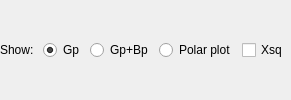
            <widget class="QWidget" name="page_spectra_topshow">
             <layout class="QHBoxLayout" name="horizontalLayout_2">
              <property name="leftMargin">
               <number>0</number>
              </property>
              <property name="topMargin">
               <number>0</number>
              </property>
              <property name="rightMargin">
               <number>0</number>
              </property>
              <property name="bottomMargin">
               <number>0</number>
              </property>
              <item>
               <widget class="QLabel" name="label_18">
                <property name="sizePolicy">
                 <sizepolicy hsizetype="Preferred" vsizetype="Fixed">
                  <horstretch>0</horstretch>
                  <verstretch>0</verstretch>
                 </sizepolicy>
                </property>
                <property name="text">
                 <string>Show: </string>
                </property>
               </widget>
              </item>
              <item>
               <widget class="QRadioButton" name="radioButton_spectra_showGp">
                <property name="text">
                 <string>Gp</string>
                </property>
                <property name="checked">
                 <bool>true</bool>
                </property>
               </widget>
              </item>
              <item>
               <widget class="QRadioButton" name="radioButton_spectra_showBp">
                <property name="text">
                 <string>Gp+Bp</string>
                </property>
                <property name="checkable">
                 <bool>true</bool>
                </property>
                <property name="checked">
                 <bool>false</bool>
                </property>
               </widget>
              </item>
              <item>
               <widget class="QRadioButton" name="radioButton_spectra_showpolar">
                <property name="text">
                 <string>Polar plot</string>
                </property>
               </widget>
              </item>
              <item>
               <widget class="QCheckBox" name="checkBox_spectra_showchi">
                <property name="text">
                 <string>Χsq </string>
                </property>
               </widget>
              </item>
             </layout>
            </widget>
